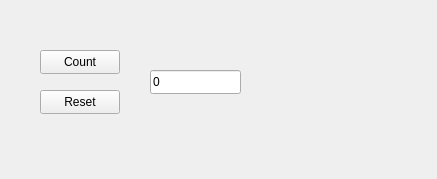
<?xml version="1.0" encoding="UTF-8"?>
<ui version="4.0">
 <class>MainWindow</class>
 <widget class="QMainWindow" name="MainWindow">
  <property name="geometry">
   <rect>
    <x>0</x>
    <y>0</y>
    <width>437</width>
    <height>179</height>
   </rect>
  </property>
  <property name="windowTitle">
   <string>MainWindow</string>
  </property>
  <widget class="QWidget" name="centralwidget">
   <widget class="QPushButton" name="LisaaNappi">
    <property name="geometry">
     <rect>
      <x>40</x>
      <y>50</y>
      <width>80</width>
      <height>24</height>
     </rect>
    </property>
    <property name="text">
     <string>Count</string>
    </property>
   </widget>
   <widget class="QPushButton" name="ResetNappi">
    <property name="geometry">
     <rect>
      <x>40</x>
      <y>90</y>
      <width>80</width>
      <height>24</height>
     </rect>
    </property>
    <property name="text">
     <string>Reset</string>
    </property>
   </widget>
   <widget class="QLineEdit" name="NumeroNaytto">
    <property name="geometry">
     <rect>
      <x>150</x>
      <y>70</y>
      <width>91</width>
      <height>24</height>
     </rect>
    </property>
    <property name="text">
     <string>0</string>
    </property>
   </widget>
  </widget>
 </widget>
 <resources/>
 <connections/>
</ui>
